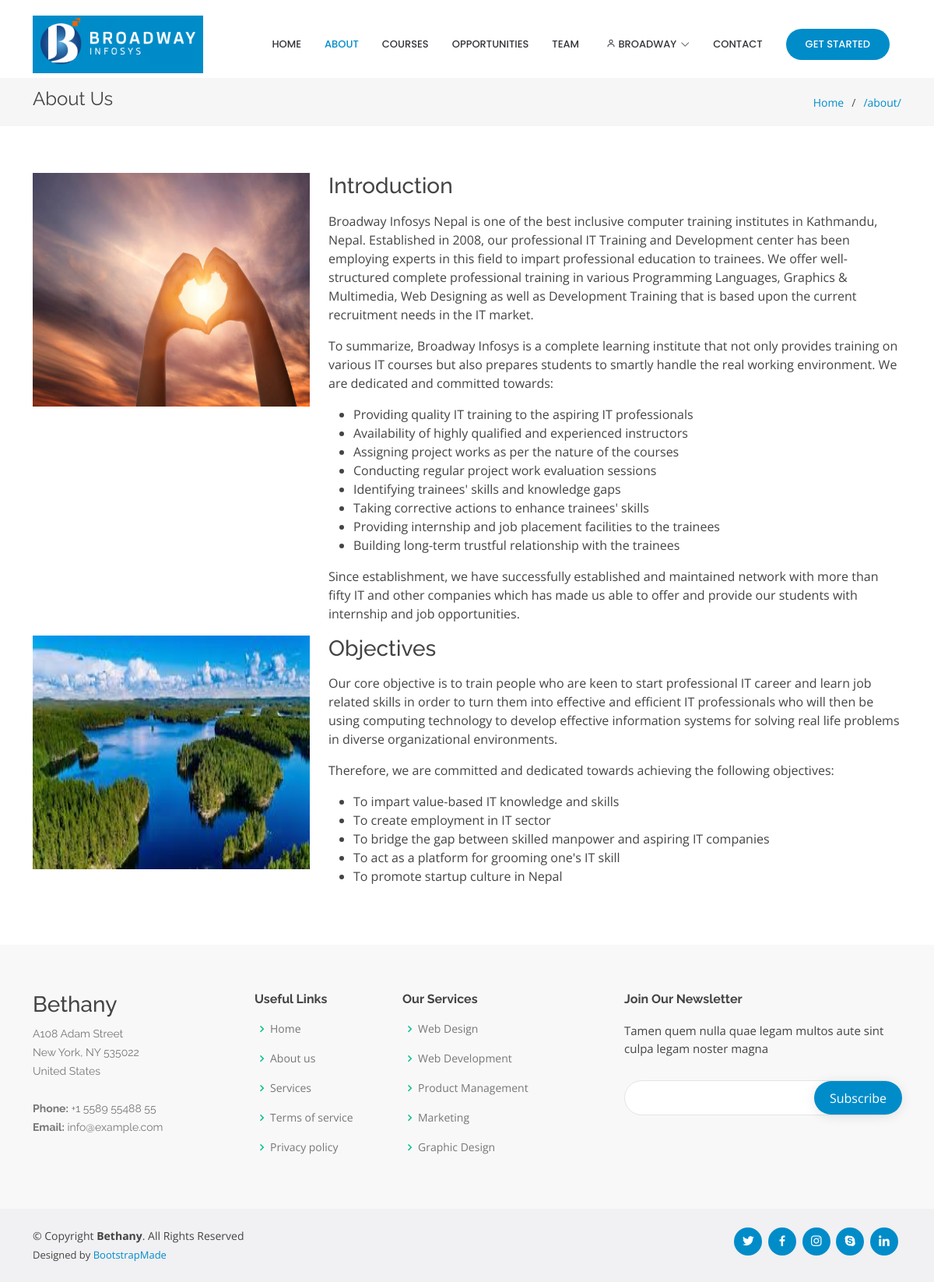
The app's page /about/ (signed in) with its own data.
### users/models.py (models this page shows)
class User(AbstractUser):
    is_teacher = models.BooleanField(default=False)
    is_student = models.BooleanField(default=False)
    type = models.CharField(max_length=100, choices=[('Teacher', 'Teacher'), ('Student', 'Student')], default='Student')

### about/models.py (models this page shows, shortened)
class About(models.Model):
    title = models.CharField(max_length=256)
    details = RichTextUploadingField()
    image = models.ImageField(upload_to='about')

### about/views.py (the view)
# urls.py: path('', views.show_about)
def show_about(request):
    about = About.objects.all()
    return render(request, 'about.html', {'about': about, 'MEDIA_URL': MEDIA_URL})

### templates/about.html (shortened to what this page needs)
{% extends 'base.html' %}
{% load static %}
{% block content %}
    <main id="main">
        {% include 'bread.html' %}
        <section class="inner-page">
            <div class="container">
                {% for a in about %}
                    <div class="row">
                        <div class="col-sm-4">
                            <img src="{{ MEDIA_URL }}{{ a.image }}" alt=""
                                 style="height: 300px; width: 100%;"/>
                        </div>
                        <div class="col-sm-8">
                            <h3>{{ a.title }}</h3>
                            <p>
                                {{ a.details|safe }}
                            </p>
                        </div>
                    </div>
                {% endfor %}
            </div>
        </section>
    </main>
{% endblock %}

### templates/base.html (shortened to what this page needs)
<!DOCTYPE html>
{% load static %}
<html lang="en">
<head>
    <link href="{% static 'assets/vendor/aos/aos.css' %}" rel="stylesheet">
    <link href="{% static 'assets/vendor/bootstrap/css/bootstrap.min.css' %}" rel="stylesheet">
    <link href="{% static 'assets/vendor/bootstrap-icons/bootstrap-icons.css' %}" rel="stylesheet">
    <link href="{% static 'assets/vendor/boxicons/css/boxicons.min.css' %}" rel="stylesheet">
    <link href="{% static 'assets/vendor/glightbox/css/glightbox.min.css' %}" rel="stylesheet">
    <link href="{% static 'assets/vendor/remixicon/remixicon.css' %}" rel="stylesheet">
    <link href="{% static 'assets/vendor/swiper/swiper-bundle.min.css' %}" rel="stylesheet">
    <link href="{% static 'assets/css/style.css' %}" rel="stylesheet">
</head>
<body>
<header id="header" class="fixed-top d-flex align-items-center">
    <div class="container">
        <div class="header-container d-flex align-items-center justify-content-between">
            <div class="logo">
                <h1 class="text-light">
                    <a href="{% url 'home' %}">
                        <span><img src="{% static 'images/logo.png' %}" alt="Company Logo"></span>
                    </a>
                </h1>
            </div>
            <nav id="navbar" class="navbar">
                <ul>
                    <li><a class="nav-link scrollto" href="/">Home</a></li>
                    <li><a class="nav-link scrollto {% if 'about' in request.path %} active {% endif %}" href="/about">About</a></li>
                    <li><a class="nav-link scrollto" href="{% url 'courses' %}">Courses</a></li>
                    <li><a class="nav-link scrollto " href="/portfolio">Opportunities</a></li>
                    <li><a class="nav-link scrollto" href="#">Team</a></li>
                    <li class="dropdown"><a href="#">
                        <span>
                            {% if request.user.is_authenticated %}
                                {{ request.user }}
                            {% else %}
                                User
                            {% endif %}
                        </span>
                        <i class="bi bi-chevron-down"></i></a>
                    </li>
                    <li><a class="nav-link scrollto" href="{% url 'contacts' %}">Contact</a></li>
                    <li><a class="getstarted scrollto" href="#about">Get Started</a></li>
                </ul>
            </nav>
        </div>
    </div>
</header>
{% block content %}
{% endblock %}
<footer id="footer">
    <div class="footer-top">
        <div class="container">
            <div class="row">
                <div class="col-lg-3 col-md-6 footer-contact">
                    <h3>Bethany</h3>
                    <p>
                        A108 Adam Street <br>
                        New York, NY 535022<br>
                        United States <br><br>
                        <strong>Phone:</strong> +1 5589 55488 55<br>
                        <strong>Email:</strong> info@example.com<br>
                    </p>
                </div>
                <div class="col-lg-2 col-md-6 footer-links">
                    <h4>Useful Links</h4>
                    <ul>
                        <li><i class="bx bx-chevron-right"></i> <a href="#">Home</a></li>
                        <li><i class="bx bx-chevron-right"></i> <a href="#">About us</a></li>
                        <li><i class="bx bx-chevron-right"></i> <a href="#">Services</a></li>
                        <li><i class="bx bx-chevron-right"></i> <a href="#">Terms of service</a></li>
                        <li><i class="bx bx-chevron-right"></i> <a href="#">Privacy policy</a></li>
                    </ul>
                </div>
                <div class="col-lg-3 col-md-6 footer-links">
                    <h4>Our Services</h4>
                    <ul>
                        <li><i class="bx bx-chevron-right"></i> <a href="#">Web Design</a></li>
                        <li><i class="bx bx-chevron-right"></i> <a href="#">Web Development</a></li>
                        <li><i class="bx bx-chevron-right"></i> <a href="#">Product Management</a></li>
                        <li><i class="bx bx-chevron-right"></i> <a href="#">Marketing</a></li>
                        <li><i class="bx bx-chevron-right"></i> <a href="#">Graphic Design</a></li>
                    </ul>
                </div>
                <div class="col-lg-4 col-md-6 footer-newsletter">
                    <h4>Join Our Newsletter</h4>
                    <p>Tamen quem nulla quae legam multos aute sint culpa legam noster magna</p>
                    <form action="{% url 'subscribe' %}" method="post">
                        <input type="email" name="email">
                        <input type="submit" value="Subscribe">
                    </form>
                </div>
            </div>
        </div>
    </div>
    <div class="container d-md-flex py-4">
        <div class="me-md-auto text-center text-md-start">
            <div class="copyright">
                &copy; Copyright <strong><span>Bethany</span></strong>. All Rights Reserved
            </div>
            <div class="credits">
                Designed by <a href="https://bootstrapmade.com/">BootstrapMade</a>
            </div>
        </div>
        <div class="social-links text-center text-md-right pt-3 pt-md-0">
            <a href="#" class="twitter"><i class="bx bxl-twitter"></i></a>
            <a href="#" class="facebook"><i class="bx bxl-facebook"></i></a>
            <a href="#" class="instagram"><i class="bx bxl-instagram"></i></a>
            <a href="#" class="google-plus"><i class="bx bxl-skype"></i></a>
            <a href="#" class="linkedin"><i class="bx bxl-linkedin"></i></a>
        </div>
    </div>
</footer>
</body>
</html>

### static/assets/css/style.css (style rules this page uses)
body { font-family: "Open Sans", sans-serif; color: #444444; }
a { color: #008cc9; text-decoration: none; }
h1, h2, h3, h4, h5, h6 { font-family: "Raleway", sans-serif; }
#header { transition: all 0.5s; z-index: 997; transition: all 0.5s; top: 20px; }
#header .header-container { background: #fff; }
#header .logo { overflow: hidden; padding: 3px 10px; background: #008cc9; }
#header .logo h1 { font-size: 26px; padding: 0; line-height: 1; font-weight: 700; font-family: "Poppins", sans-serif; }
#header .logo h1 a, #header .logo h1 a:hover { color: #fff; text-decoration: none; }
#header .logo img { padding: 0; margin: 0; max-height: 60px; }
.navbar { padding: 0; }
.navbar ul { margin: 0; padding: 0; display: flex; list-style: none; align-items: center; }
.navbar li { position: relative; }
.navbar a { display: flex; align-items: center; justify-content: space-between; padding: 10px 0 10px 30px; color: #36343a; transition: 0.3s; font-size: 13px; font-weight: 500; text-transform: uppercase; font-family: "Poppins", sans-serif; white-space: nowrap; transition: 0.3s; }
.navbar a i { font-size: 12px; line-height: 0; margin-left: 5px; }
.navbar a:hover, .navbar .active, .navbar li:hover > a { color: #008cc9; }
.navbar .getstarted { background: #008cc9; padding: 10px 25px; margin-left: 30px; margin-right: 15px; border-radius: 50px; color: #fff; }
section { padding: 60px 0; overflow: hidden; }
#footer { color: #444444; font-size: 14px; background: #f1f0f2; }
#footer .footer-top { padding: 60px 0 30px 0; background: #f9f8f9; }
#footer .footer-top .footer-contact { margin-bottom: 30px; }
#footer .footer-top .footer-contact p { font-size: 14px; line-height: 24px; margin-bottom: 0; font-family: "Raleway", sans-serif; color: #777777; }
#footer .footer-top h4 { font-size: 16px; font-weight: bold; color: #444444; position: relative; padding-bottom: 12px; }
#footer .footer-top .footer-links { margin-bottom: 30px; }
#footer .footer-top .footer-links ul { list-style: none; padding: 0; margin: 0; }
#footer .footer-top .footer-links ul i { padding-right: 2px; color: #00c28e; font-size: 18px; line-height: 1; }
#footer .footer-top .footer-links ul li { padding: 10px 0; display: flex; align-items: center; }
#footer .footer-top .footer-links ul li:first-child { padding-top: 0; }
#footer .footer-top .footer-links ul a { color: #777777; transition: 0.3s; display: inline-block; line-height: 1; }
#footer .footer-newsletter { font-size: 15px; }
#footer .footer-newsletter h4 { font-size: 16px; font-weight: bold; color: #444444; position: relative; padding-bottom: 12px; }
#footer .footer-newsletter form { margin-top: 30px; background: #fff; padding: 6px 10px; position: relative; border-radius: 50px; text-align: left; border: 1px solid #e4e3e6; }
#footer .footer-newsletter form input[type="email"] { border: 0; padding: 4px 8px; width: calc(100% - 100px); }
#footer .footer-newsletter form input[type="submit"] { position: absolute; top: 0; right: -2px; bottom: 0; border: 0; background: none; font-size: 16px; padding: 0 20px; background: #008cc9; color: #fff; transition: 0.3s; border-radius: 50px; box-shadow: 0px 2px 15px rgba(0, 0, 0, 0.1); }
#footer .credits { padding-top: 5px; font-size: 13px; color: #444444; }
#footer .social-links a { font-size: 18px; display: inline-block; background: #008cc9; color: #fff; line-height: 1; padding: 8px 0; margin-right: 4px; border-radius: 50%; text-align: center; width: 36px; height: 36px; transition: 0.3s; }

### records on screen
User: user "BROADWAY"
About: image (picture), title "Introduction", details "Broadway Infosys Nepal is one of the best inclusive computer training institutes in Kathmandu, Nepal. Established in 2008, our professional IT Training and Development center has been employing experts in this field to impart professional education to trainees. We offer well-structured complete professional training in various Programming Languages, Graphics & Multimedia, Web Designing as well as Development Training that is based upon the current recruitment needs in the IT market. To summarize, Broadway Infosys is a complete learning institute that not only provides training on various IT courses but also prepares students to smartly handle the real working environment. We are dedicated…"
About: image (picture), title "Objectives", details "Our core objective is to train people who are keen to start professional IT career and learn job related skills in order to turn them into effective and efficient IT professionals who will then be using computing technology to develop effective information systems for solving real life problems in diverse organizational environments. Therefore, we are committed and dedicated towards achieving the following objectives: To impart value-based IT knowledge and skills To create employment in IT sector To bridge the gap between skilled manpower and aspiring IT companies To act as a platform for grooming one's IT skill To promote startup culture in Nepal"

### other values on screen
{{ request.path }} "/about/"
